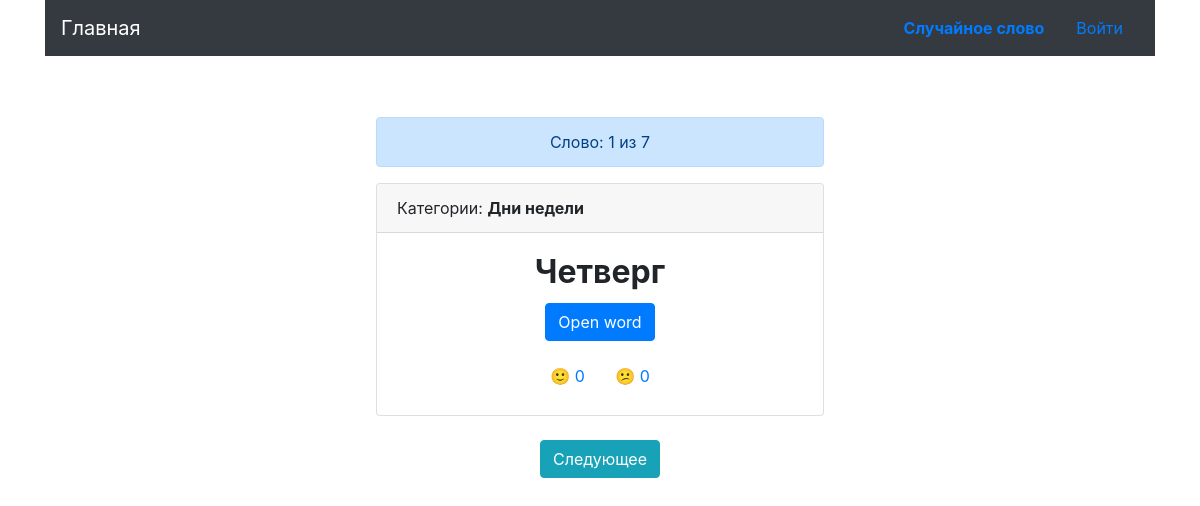
/category/1/1?exam=2, run on the app's committed database.
### main_app/card/models.py (models this page shows, shortened)
class BaseModel(db.Model):
    __abstract__ = True
    __table_args__ = {'sqlite_autoincrement': True}     # remove if postgres
    id = db.Column(db.Integer, primary_key=True)

class Card(BaseModel):
    __tablename__ = 'card'
    original_word = db.Column(db.String(128), unique=True, nullable=False)
    translated_word = db.Column(db.String(128), nullable=False)
    active = db.Column(db.Boolean(), default=True)
    created_at = db.Column(db.DateTime(), default=datetime.now)
    def vote_yes(self, user_id):
        return CardStats.get_positive_votes(self.id)
    def vote_no(self, user_id):
        return CardStats.get_negative_votes(self.id)
    def get_related_categories(self):
        related_categories = list()
        category_and_card = db.session.query(CategoryCards).filter(CategoryCards.card_id==self.id).all()
        for elem in category_and_card:
            category = db.session.query(Category).get(elem.category_id)
            related_categories.append(category.name)
        related_categories = ', '.join(related_categories)
        return related_categories

### main_app/card/views.py (the view)
@card.route('/category/<int:category_id>/<int:page>')
def category_words(category_id, page=1):
    seed = UserSeed.get_by_user(current_user)
    exam = request.args.get('exam', 0, int)
    per_page = 1
    category_cards = db.session.query(CategoryCards) \
                    .filter(CategoryCards.category_id==category_id) \
                    .order_by(CategoryCards.id) \
                    .all()
    cards = [category_card.card_id for category_card in category_cards]
    columns = [column.name for column in inspect(Card).columns]
    random_pairs = list(itertools.product(columns, [desc, asc]))
    random.seed(seed)
    column, ordering = random.choice(random_pairs)
    paginate_cards = db.session.query(Card).filter(Card.id.in_(cards)).order_by(ordering(text(f'Card.{column}'))).paginate(page, per_page)
    template_name = 'main/card/cards.html'
    if exam == 2:
        template_name = 'main/card/cards_ru_sr.html'
    return render_template(template_name, cards=paginate_cards, category_id=category_id, exam=exam)

### main_app/auth/models.py (called while the page is built)
    @classmethod
    def get_or_create(cls, user) -> int:
        if user.is_authenticated:
            try:
                user_seed = db.session.query(UserSeed).filter(UserSeed.user == user).one()
            except NoResultFound:
                user_seed = cls(user=user, seed=rand())
                db.session.add(user_seed)
                db.session.commit()
            return user_seed.seed
        else:
            try:
                default_seed = db.session.query(UserSeed).filter(UserSeed.user == None).one()
            except NoResultFound:
                default_seed = cls(seed=rand())
                db.session.add(default_seed)
                db.session.commit()
            return default_seed.seed

    @classmethod
    def get_by_user(cls, user) -> int:
        return cls.get_or_create(user)

### main_app/card/models.py (called while the page is built)
    @classmethod
    def get_positive_votes(cls, card_id: str) -> int:
        return db.session.query(cls).filter(cls.card_id==card_id, cls.vote == 1).count()

    @classmethod
    def get_negative_votes(cls, card_id: str) -> int:
        return db.session.query(cls).filter(cls.card_id==card_id, cls.vote == -1).count()

### main_app/templates/main/card/cards_ru_sr.html (shortened to what this page needs)
{% extends 'main/layout.html' %}
{% block content %}
<div class="container card-main">
	<div class="col-md-12 text-center">
		<center>
			<div class="alert alert-primary" role="alert"  style="width: 28rem;">
			  Слово: {{ cards.page }} из {{ cards.total }}
			</div>
		</center>
		{% for card in cards.items %}
		<center>
			<div class="card" style="width: 28rem;">
			  <div class="card-header text-left">
			    Категории: <b>{% for category in card.get_related_categories() %}{{ category }}{% endfor %}</b>
			  </div>
			  <div class="card-body">
			    <h2 class="card-title"><b>{{ card.original_word }}</b></h2>
			    <p class="card-text {% if exam == 0 %}hide-word{% endif %}"><button type="button" class="btn btn-primary open-word">Open word</button></p>
			    <button type="button" class="btn btn-link vote" data-card-id="{{ card.id }}"
			    data-card-vote="1" style="text-decoration: none;">&#128578; <span id="positive" class="vote-{{ card.id }}">{{ card.vote_yes(current_user.id) }}</span></button>
			    <button type="button" class="btn btn-link vote" data-card-id="{{ card.id }}"
			    data-card-vote="0" style="text-decoration: none;">&#128533; <span id="negative" class="vote-{{ card.id }}">{{ card.vote_no(current_user.id) }}</span></button>
			  </div>
			</div>
			<br>
			    {% if cards.has_next %}
				    {% if exam %}
				    	<a type="button" class="btn btn-info" href="{{ url_for('card.category_words', category_id=category_id, page=cards.next_num, exam=exam) }}">Следующее</a>
				    {% else %}
				    	<a type="button" class="btn btn-info" href="{{ url_for('card.category_words', category_id=category_id, page=cards.next_num) }}">Следующее</a>
				    {% endif %}
			    {% else %}
			    	<a type="button" class="btn btn-info" href="{{ url_for('card.category', category_id=category_id, finish=True) }}">Закончить</a>
			    {% endif %}
		</center>
		{% endfor %}
	</div>
</div>
{% endblock %}

### main_app/templates/main/layout.html (style rules this page uses)
.card-text { font-size: 22px; }
.row, .card-main { margin-top: 30px; }

### data on the page
Card: get_related_categories "Д" "н" "и" "н" "е" "д" "е" "л" "и", original_word "Четверг", vote_yes "0", vote_no "0"

### other printed values
{{ cards.page }} "1"
{{ cards.total }} "7"
